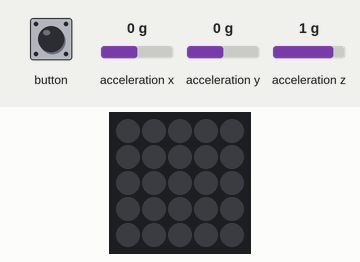
Simulated run of this sketch. Board: ESP32. Parts: 5×5 RGB LED matrix (first LED top left, wired row by row). The inputs (shaded band) are chosen by the test bench; at power-on: acceleration x 0 g, acceleration y 0 g, acceleration z 1 g. Dim RGB values are drawn brighter than linear; what the sketch prints to the serial monitor is not drawn.

Above: at 1.2 s.
1.3 s: button pressed for 0.15 s
At 1.31 s:
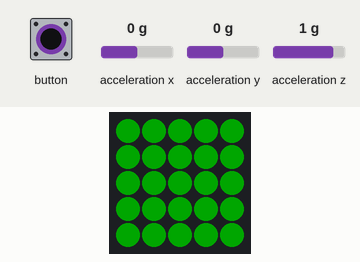
3.5 s: button pressed for 1 s
At 3.52 s:
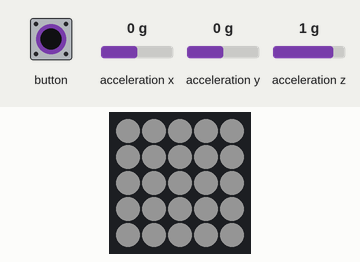
6.0 s: button pressed for 3.2 s
At 6.5 s:
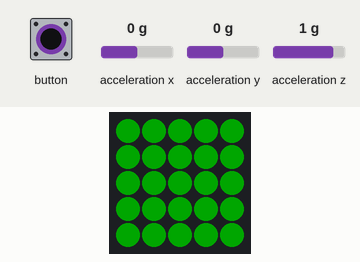
Timing chart, 0 to 9.0 s (numbered marks = the images above; inputs shaded):
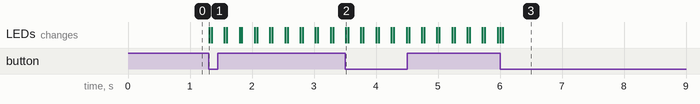

The sketch:

ridofDelay__.ino.ino
```cpp
/*Implemented
 * OFF LEDS,
 * RED FLASH,
 * WHITE FLASH
 * Braking Solid RED
 * Braking Solid White
 */

#include "M5Atom.h"
uint8_t DisBuff[2 + 5 * 5 * 3];

void setBuff(uint8_t Rdata, uint8_t Gdata, uint8_t Bdata)
{
  DisBuff[0] = 0x05;
  DisBuff[1] = 0x05;
  for (int i = 0; i < 25; i++)
  {
    DisBuff[2 + i * 3 + 0] = Rdata;
    DisBuff[2 + i * 3 + 1] = Gdata;
    DisBuff[2 + i * 3 + 2] = Bdata;
  }
}

float LOW_threshold = 100;

float scaledAccX = 0;
float scaledAccY = 0;
float scaledAccZ = 0;

float accX = 0;
float accY = 0;
float accZ = 0;

bool IMU6886Flag = false;

void setup()
{
  M5.begin(true, false, true);
  setBuff(0x00, 0x00, 0x00);
  M5.dis.displaybuff(DisBuff);

  IMU6886Flag = M5.IMU.Init() == 0;

  if (!IMU6886Flag)
  {
    Serial.println("Error initializing the IMU! :-(");
  }

}
uint8_t cycle = 0;
void loop()
{
  if (M5.Btn.wasPressed())
  {
    cycle++;
    if (cycle > 4)
    {
      cycle = 0;
    }

  }

  switch (cycle)
  {
  case 0:
    setBuff(0x00, 0x00, 0x00);
    M5.dis.displaybuff(DisBuff);
    delay(40);
    M5.dis.clear();
    delay(40);
    break;
  case 1:
    setBuff(0xff, 0x00, 0x00);
    M5.dis.displaybuff(DisBuff);
    delay(40);
    M5.dis.clear();
    delay(40);
    break;
  case 2:
    setBuff(0x80, 0x80, 0x80);
    M5.dis.displaybuff(DisBuff);
    delay(40);
    M5.dis.clear();
    delay(40);
    break;
  case 3:
    M5.IMU.getAccelData(&accX, &accY, &accZ);
    scaledAccX = accX * 1000;
    scaledAccY = accY * 1000;
    scaledAccZ = accZ * 1000;

    if ((abs(scaledAccX) > LOW_threshold) && (abs(scaledAccY) > LOW_threshold))
    {
      setBuff(0xff, 0x00, 0x00);
      M5.dis.displaybuff(DisBuff);
      delay(40);
      M5.dis.clear();
      delay(40);
    }

    else
    {
      setBuff(0xff, 0x00, 0x00);
      M5.dis.displaybuff(DisBuff);

      delay(40);

    }
    break;

  case 4:
    M5.IMU.getAccelData(&accX, &accY, &accZ);
    scaledAccX = accX * 1000;
    scaledAccY = accY * 1000;
    scaledAccZ = accZ * 1000;

    if ((abs(scaledAccX) > LOW_threshold) && (abs(scaledAccY) > LOW_threshold))
    {
      setBuff(0x80, 0x80, 0x80);
      M5.dis.displaybuff(DisBuff);
      delay(40);
      M5.dis.clear();
      delay(40);
    }

    else
    {
      setBuff(0x80, 0x80, 0x80);
      M5.dis.displaybuff(DisBuff);
      delay(40);

    }
    break;
  }

  M5.update();
}
```

Measured:
- after the input at 1.3 s, the LEDs: change at once (image 1)
- after the input at 3.5 s, the LEDs: change at once (image 2)
- after the input at 6.0 s, the LEDs: first differ from a run without the input at once (image 3)
